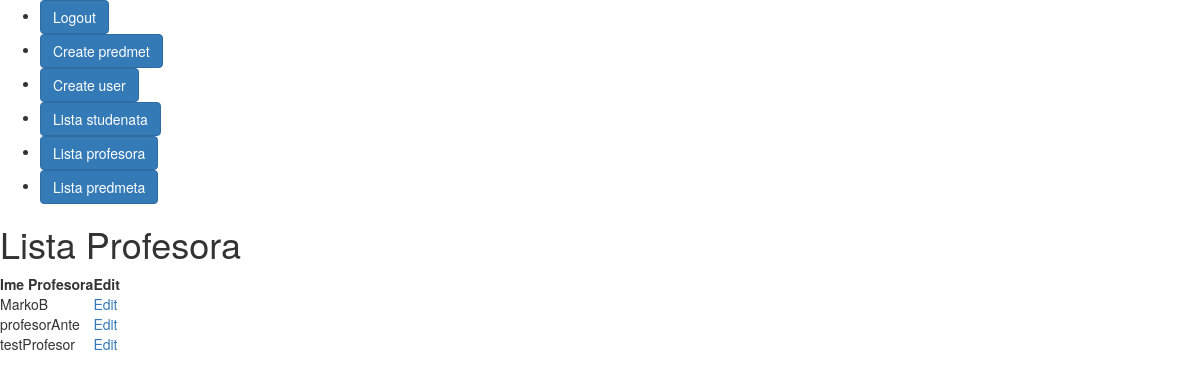
/list-profesori/ (signed in), run on an earlier commit of the app's database.
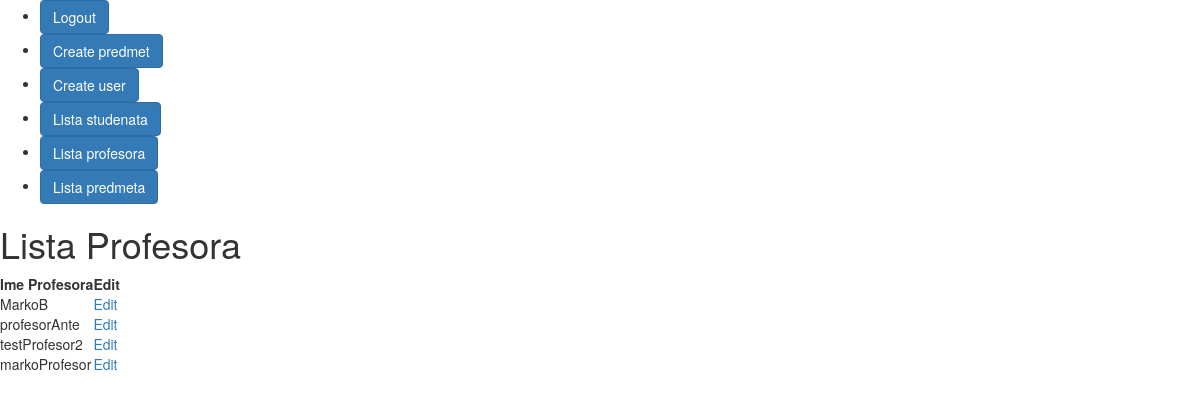
And on a later commit of the database.
### appUpisStudenata/models.py (models this page shows)
class Korisnik(AbstractUser):
    role = models.ForeignKey(Role, on_delete=models.SET_NULL,blank=True, null=True, related_name="rola" )
    statusi = (('none', 'None'), ('izv', 'izvanredni student'), ('red', 'redovni student'))
    status = models.CharField(max_length=50, choices=statusi)

### appUpisStudenata/views.py (the view)
# urls.py: path('list-profesori/', ProfesoriListView.as_view(), name='listProfesori'),
class ProfesoriListView(LoginRequiredMixin, ListView):
    model = Korisnik
    template_name = 'listProfesori.html'
    context_object_name = 'profesori_list'
    login_url = '/login/'
    redirect_field_name = 'redirect_to'
    def dispatch(self, request, *args, **kwargs):
        if request.user.role.role != 'ADMIN':
            return HttpResponseForbidden("Access Denied")
        return super().dispatch(request, *args, **kwargs)
    def get_context_data(self, **kwargs):
        context = super().get_context_data(**kwargs)
        user = self.request.user
        profesorRole = Role.objects.get(role=Role.PROFESOR)
        profesors = Korisnik.objects.filter(role=profesorRole)
        context['profesori_list'] = profesors
        return context

### appUpisStudenata/templates/listProfesori.html
{% extends 'base.html' %}
{% block content %}
  <h1>Lista Profesora</h1>
  <table>
    <thead>
      <tr>
        <th>Ime Profesora</th>
        <th>Edit</th>
      </tr>
    </thead>
    <tbody>
      {% for profesor in profesori_list %}
        <tr>
          <td>{{ profesor.username }}</td>
          <td>
            <a href="{% url 'editProfesor' pk=profesor.pk %}">Edit</a>
          </td>
        </tr>
      {% endfor %}
    </tbody>
  </table>
{% endblock %}

What changed in the data, as far as the page shows it:
changed Korisnik: username "testProfesor" → "testProfesor2"
added Korisnik: username "markoProfesor"
